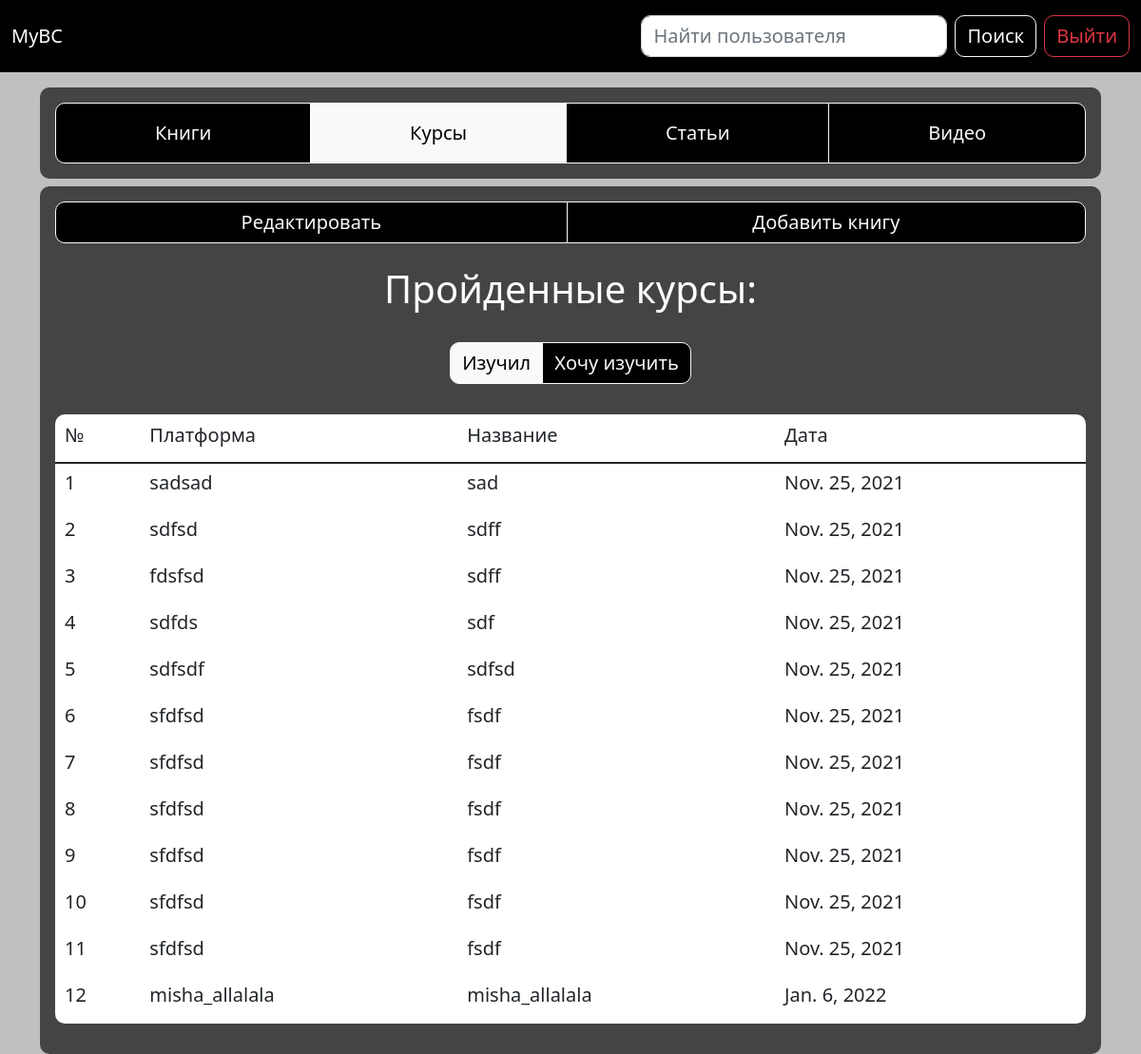
/qwerty/courses/ (signed in), run on the app's committed database.
### app/models.py (models this page shows, shortened)
class Courses(models.Model):
	user = models.ForeignKey(User, on_delete=models.CASCADE)
	place = models.CharField(max_length=50)
	title = models.CharField(max_length=100)
	date = models.DateField(default=date.today)
	class Meta:
		verbose_name = 'Курс'
		verbose_name_plural = 'Курсы'

### app/views.py (the view, shortened to what this page needs)
# urls.py: path('<username>/courses/', views.courses, name='courses'),
def courses(request, username):
	if request.user.is_authenticated:
		username = request.user
	username = User.objects.get(username=username)
	form_course = CoursesForm
	if request.method == 'POST' and 'delete_course' in request.POST:
		delete_id = request.POST['delete_course']
		Courses.objects.filter(id=delete_id).delete()
	try:
		courses = Courses.objects.filter(user=username)
	except Courses.DoesNotExist:
		courses = None
	return render(request, 'courses.html', {'courses': courses,
		'form_course': form_course, 'username': username})

### templates/courses.html (shortened to what this page needs)
{% extends "base.html" %}
{% load static %}
{% block content %}
	<main>
		<section class="subheader">
			<div class="container">
				<div class="submodule mt-3 mb-2">
					<div class="btn-group w-100 p-3">
						<a href="{% url 'books' username %}" class="btn btn-outline-light p-3">Книги</a>
						<a href="{% url 'courses' username %}" class="btn btn-outline-light p-3 active" aria-current="page">Курсы</a>
						<a href="{% url 'articles' username %}" class="btn btn-outline-light p-3" >Статьи</a>
						<a href="{% url 'videos' username %}" class="btn btn-outline-light p-3">Видео</a>
					</div>
				</div>
			</div>
		</section>
		<section class="common_field">
			<div class="container">
				<div class="alignment">
					{% if user.is_authenticated %}
						<div class="btn-group p-3 w-100">
							<button id="redact" class="btn btn-outline-light btn_redact" onclick="redact()">Редактировать</button>
							<button class="btn btn-outline-light btn_book" onclick="openForm()">Добавить книгу</button>
						</div>
					{% endif %}
					<h1 class="text-center text-white p-2">Пройденные курсы:</h1>
					<div class="text-center">
						<div class="btn-group p-3 w-40">
							<a href="{% url 'courses' username %}" class="btn btn-outline-light active">Изучил</a>
							<a href="{% url 'future_courses' username %}" class="btn btn-outline-light">Хочу изучить</a>
						</div>
					</div>
					{% if courses %}
							<div class="p-3">
								<table class="table text-break ml-3 table-hover text-dark border-bottom-0">
									<thead>
								    	<tr>
								      		<th scope="col"><h5>№</h5></th>
								      		<th scope="col"><h5>Платформа</h5></th>
								      		<th scope="col"><h5>Название</h5></th>
								      		<th scope="col"><h5>Дата</h5></th>
								    	</tr>
								  	</thead>
								  	<tbody>
								  		{% for course in courses %}
										    <tr>
										      	<th scope="row"><h5>{{ forloop.counter }}</h5></th>
										      	<td><h5>{{ course.place }}</h5></td>
										      	<td><h5>{{ course.title }}</h5></td>
										      	<td><h5>{{ course.date }}</h5></td>
										    </tr>
									    {% endfor %}
								  	</tbody>
								</table>
							</div>
					{% else %}
						<p class="h4 text-center text-white p-1">Пока нет ни одного пройденного курса</p>
					{% endif %}
				</div>
			</div>
		</section>
	</main>
{% endblock %}

### static/css/style.css (style rules this page uses)
* { padding: 0; margin: 0; }
body { background: #C0C0C0; }
.submodule, .alignment, .list-group-item { background: #444444; border-radius: 10px; }
table { background: #ffffff; border-radius: 10px; }
.btn { background: #000000; border-radius: 10px; font-size: 20px; }
.table-hover { color: #ffffff; }
tbody { border-style: hidden; border: 2px solid #dee2e600; }
.table { border: 2px solid #dee2e600; }

### data on the page
Courses: place "sadsad", title "sad", date "Nov. 25, 2021"
Courses: place "sdfsd", title "sdff", date "Nov. 25, 2021"
Courses: place "fdsfsd", title "sdff", date "Nov. 25, 2021"
Courses: place "sdfds", title "sdf", date "Nov. 25, 2021"
Courses: place "sdfsdf", title "sdfsd", date "Nov. 25, 2021"
Courses: place "sfdfsd", title "fsdf", date "Nov. 25, 2021"
Courses: place "sfdfsd", title "fsdf", date "Nov. 25, 2021"
Courses: place "sfdfsd", title "fsdf", date "Nov. 25, 2021"
Courses: place "sfdfsd", title "fsdf", date "Nov. 25, 2021"
Courses: place "sfdfsd", title "fsdf", date "Nov. 25, 2021"
Courses: place "sfdfsd", title "fsdf", date "Nov. 25, 2021"
Courses: place "misha_allalala", title "misha_allalala", date "Jan. 6, 2022"
